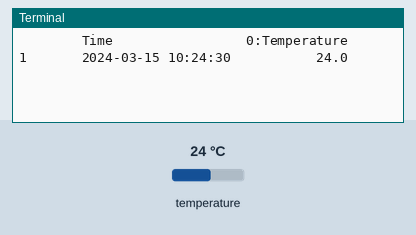
A program run on a simulated Raspberry Pi (BCM pin numbers). Parts: the last lines printed to the terminal. The inputs (shaded band) are chosen by the test bench; at power-on: temperature 24 °C. Files the program writes start out absent; the clock reads 2024-03-15 10:24:30 at power-on unless the program sets it.

Above: at 1.2 s.
1.3 s: temperature set to 5 °C
At 11.7 s:
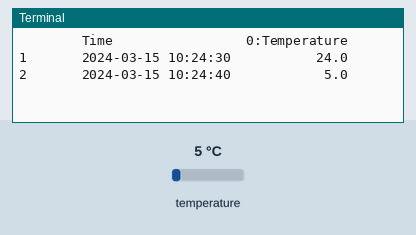
12.3 s: temperature set to 12 °C
At 21.2 s:
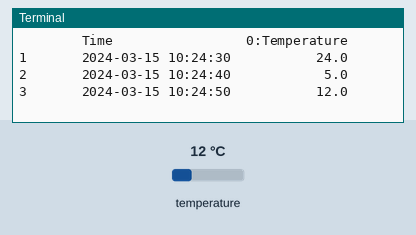

Measured:
- after the input at 1.3 s, the terminal: prints a new line after 9.5 s (image 1)
- after the input at 12.3 s, the terminal: prints a new line after 8.6 s (image 2)

The program:

log_1w.py
```python
#!/usr/bin/python3
''' log_1w.py '''
import time
import datetime
import data_1w as dataDevice

DEBUG = True
FILE = True
SAMPLE_PERIOD = 10
DATA_LOG = "data.log"

def get_header(data_names):
    ''' Create formated data header '''
    header = f"{' ':6}\t{'Time':{len(timestamp(time.time()))}}"
    for name in data_names:
        header += f"\t{name}"
    return header

def get_body(counter, now, data_names, data_values):
    ''' Create formated data body '''
    time_str = timestamp(now)
    body = f"{counter:<6}\t{time_str:{len(time_str)}}"
    for i, name in enumerate(data_names):
        body += f"\t{data_values[i]:{len(name)}}"
    return body

def timestamp(now):
    ''' generate timestamp '''
    return datetime.datetime.fromtimestamp(now).strftime(
        '%Y-%m-%d %H:%M:%S')

if FILE:
    LOG_FILE = open(DATA_LOG, 'w')

def main():
    ''' main data log loop '''
    counter = 0
    my_data = dataDevice.Device()
    my_data_names = my_data.get_name()
    header = get_header(my_data_names)
    if DEBUG:
        print(header)
    if FILE:
        LOG_FILE.write(header+"\n")
    while True:
        now = time.time()
        data = my_data.get_new()
        counter += 1
        body = get_body(counter, now, my_data_names, data)
        if DEBUG:
            print(body)
        if FILE:
            LOG_FILE.write(body+"\n")
        while time.time() <= now+SAMPLE_PERIOD:
            time.sleep(0.1)

try:
    main()
finally:
    if FILE:
        LOG_FILE.close()
#End
```

data_1w.py
```python
#!/usr/bin/python3
''' data_1w.py '''
import time
from w1thermsensor import W1ThermSensor

DATANAME = ["0:Temperature"]

class Device:
    ''' One-Wire DS18B20 device class '''
    def __init__(self):
        self.device = W1ThermSensor()
        self.name = DATANAME

    def get_name(self):
        ''' Return channel names '''
        return self.name

    def get_new(self):
        ''' Get new data set from device '''
        data = []
        data.append(self.device.get_temperature())
        return data

def main():
    ''' Main test '''
    onewire = Device()
    print(str(onewire.get_name()))
    for i in range(10):
        data_values = onewire.get_new()
        print(str(data_values))
        time.sleep(1)

if __name__ == '__main__':
    main()
#End
```
